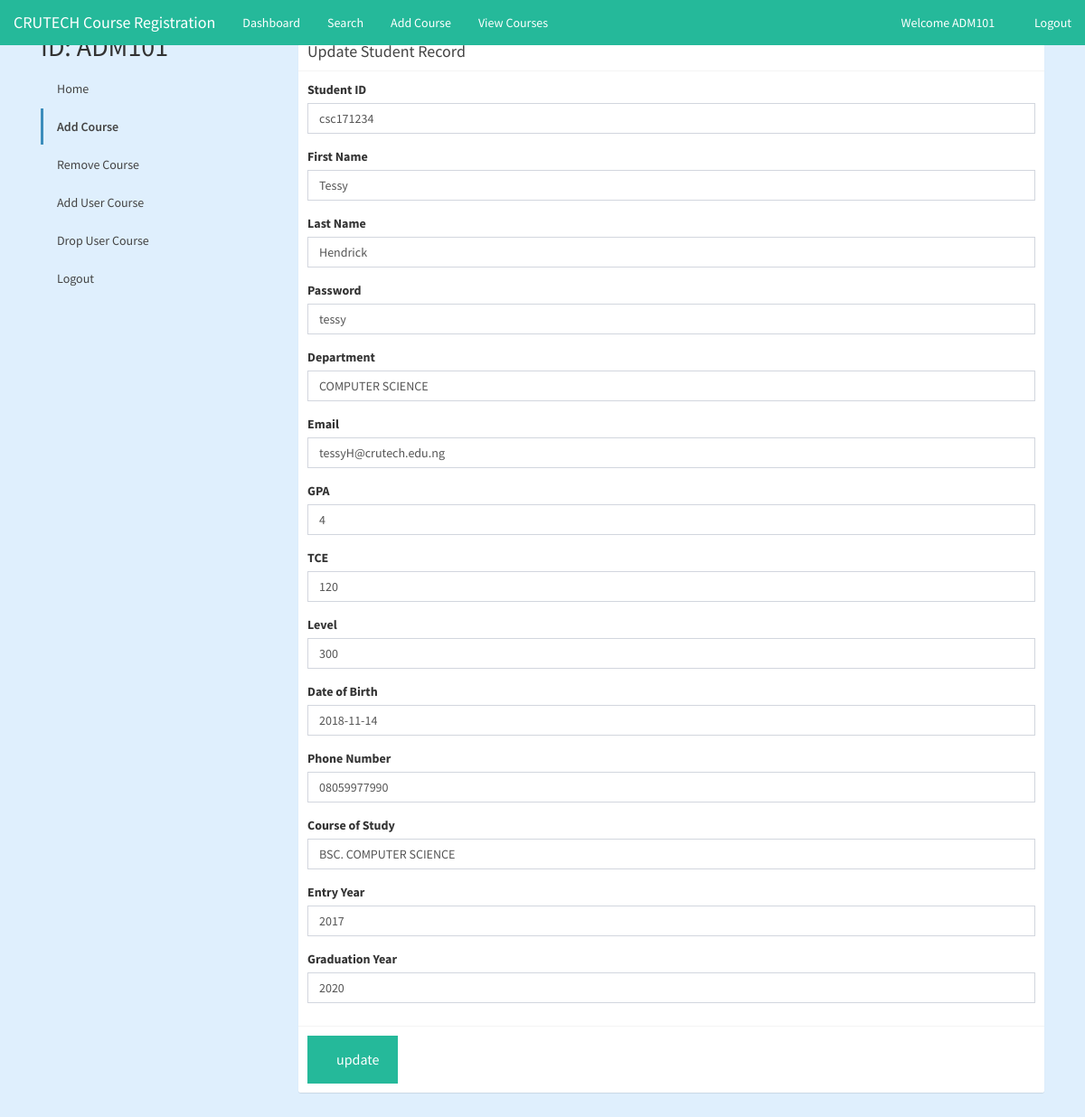
The page /admin/UpdateStudentDetails.php?sid=csc171234 (signed in) on the database its author committed.
### tables this page shows
CREATE TABLE IF NOT EXISTS `tbl_students` (
  `sid` varchar(45) NOT NULL,
  `first_name` varchar(45) NOT NULL,
  `last_name` varchar(45) NOT NULL,
  `password` varchar(45) NOT NULL,
  `department` varchar(45) NOT NULL,
  `email` varchar(45) NOT NULL,
  `gpa` varchar(45) NOT NULL,
  `tce` int(3) NOT NULL,
  `level` int(3) NOT NULL,
  `dob` date NOT NULL,
  `phone` varchar(15) NOT NULL,
  `courseofstudy` varchar(100) NOT NULL,
  `entryyr` int(4) NOT NULL,
  `gradyr` int(4) NOT NULL,
  `profileimg` varchar(45) NOT NULL DEFAULT 'avatar.png',
  `lastlogin` timestamp NOT NULL DEFAULT CURRENT_TIMESTAMP,
  PRIMARY KEY (`sid`)
);

### admin/UpdateStudentDetails.php (the view, shortened to what this page needs)
<?php
include 'scripts/database-connection.php';
$sid = $_GET['sid'];
$result = mysqli_query($dbcon,"SELECT * FROM tbl_students WHERE sid ='$sid'");
if (mysqli_num_rows($result) > 0) {
	while ($row = mysqli_fetch_assoc($result))
	{
		$fname = $row['first_name'];
        $lname =  $row['last_name'];
        $password =  $row['password'];
        $department =  $row['department'];
        $email =  $row['email'];
        $gpa =  $row['gpa'];
        $tce =  $row['tce'];
        $level =  $row['level'];
        $dob =  $row['dob'];
        $phone =  $row['phone'];
        $cos =  $row['courseofstudy'];
        $entryyr = $row['entryyr'];
        $gradyr =  $row['gradyr'];
?>
<!DOCTYPE html>
<html lang="en">
<head>
    <link rel="stylesheet" href="css/bootstrap.min.css">
    <link rel="stylesheet" href="css/admin-style.css">
    <link rel="stylesheet" href="css/adminLTE.css">
</head>
    <body id="#home">
        <nav class="navbar navbar-fixed-top">
			<div class="container-fluid">
				<div class="navbar-header">
					<a href="../index.php" class="navbar-brand"> CRUTECH Course Registration</a>
				</div>
				<div class="collapse navbar-collapse" id="navbar">
                    <ul class="nav navbar-nav">
						<li><a href="admin-start.php">Dashboard</a></li>
						<li><a href="#">Search</a></li>
						<li><a href="#">Add Course</a></li>
						<li><a href="#">View Courses</a></li>
					</ul>
					<ul class="nav navbar-nav navbar-right">
                        <li><a href=""> Welcome <?php echo $_SESSION["id"]; ?></a></li>
						<li><?php echo "<a href='scripts/logout-admin.php'><span class='glyphicon glyphicon-log-out'></span> Logout</a>"; ?></li>
					</ul>
				</div>
			</div>
		</nav>
        <div class="container-fluid">
        <div class="row content">
    <div class="col-sm-3 sidenav">
      <h2>ID: <?php echo $_SESSION["id"]; ?></h2>
      <ul class="nav nav-pills nav-stacked">
	   <li><a href="welcomeAdmin.html">Home</a></li>
        <li class="active"><a href="AddCourses.html">Add Course</a></li>
		<li><a href="DeleteCourses.html">Remove Course</a></li>
		<li><a href="addUserCourse.html">Add User Course</a></li>
		<li><a href="dropUserCourse.html">Drop User Course</a></li>
		<li><a href="logout.php">Logout</a></li>
      </ul><br>
    </div>
    <div class="col-sm-9">
<div class="box box-primary">
<br>
            <div class="box-header with-border">
              <h3 class="box-title">Update Student Record</h3>
            </div>
            <form id="addCourses">
              <div class="box-body">
                <div class="form-group">
                  <label for="course_id">Student ID</label>
                  <input type="text" class="form-control" id="id" name="sid" value="<?php echo $sid; ?>" required>
                </div>
                <div class="form-group">
                  <label for="coursetitle">First Name</label>
                  <input type="text" class="form-control" id="fname" name="first_name" value="<?php echo $fname; ?>">
                </div>
                <div class="form-group">
                  <label for="courseunit">Last Name</label>
                  <input type="text" class="form-control" id="lname" name="last_name" value="<?php echo $lname; ?>">
                </div>
                <div class="form-group">
                  <label for="classlevel">Password</label>
                  <input type="text" class="form-control" id="password" name="password"  value="<?php echo $password; ?>">
                </div>
                <div class="form-group">
                  <label for="department">Department</label>
                  <input type="text" class="form-control" id="department" name="department" value="<?php echo $department; ?>">
                </div>
                <div class="form-group">
                  <label for="courselecturer">Email</label>
                  <input type="text" class="form-control" id="email" name="email" value="<?php echo $email; ?>">
                </div>
                <div class="form-group">
                  <label for="coursesemester">GPA</label>
                  <input type="text" class="form-control" id="gpa" name="gpa" value="<?php echo $gpa; ?>">
                </div>
                <div class="form-group">
                  <label for="descr">TCE</label>
                  <input type="text" class="form-control" id="tce" name="tce" value="<?php echo $tce; ?>">
                </div>
                <div class="form-group">
                  <label for="descr">Level</label>
                  <input type="text" class="form-control" id="level" name="level" value="<?php echo $level; ?>">
                </div>
                <div class="form-group">
                  <label for="descr">Date of Birth</label>
                  <input type="text" class="form-control" id="dob" name="dob" value="<?php echo $dob; ?>">
                </div>
                <div class="form-group">
                  <label for="descr">Phone Number</label>
                  <input type="text" class="form-control" id="phone" name="phone" value="<?php echo $phone; ?>">
                </div>
                <div class="form-group">
                  <label for="descr">Course of Study</label>
                  <input type="text" class="form-control" id="cos" name="courseofstudy" value="<?php echo $cos; ?>">
                </div>
                <div class="form-group">
                  <label for="descr">Entry Year</label>
                  <input type="text" class="form-control" id="entryyr" name="entryyr" value="<?php echo $entryyr; ?>">
                </div>
                <div class="form-group">
                  <label for="descr">Graduation Year</label>
                  <input type="text" class="form-control" id="gradyr" name="gradyr" value="<?php echo $gradyr; ?>">
                </div>
              </div>
              <div class="box-footer">
              <input id="buttons" type="button" class="button" style="width: 100px;" name="update" value="update">
              </div>
            </form>
          </div>
          </div>
          </div>
          </div>
<?php
	}
} else {
	echo "No data found";
}?>
    </body>
</html>

### admin/css/admin-style.css (style rules this page uses)
body { font-family: 'Nunito', sans-serif; background-color: rgba(223, 239, 253, 0.993); }
.navbar { background-color: #25B99A; margin-bottom: 0; border: 0; border-radius: 0; overflow: hidden; }
.navbar li a, .navbar-brand { color: #FFFFFF !important; }
.navbar { border-color: #FFFFFF; }
.button { background-color: #25B99A; border: none; color: #FFFFFF; padding: 15px 32px; text-align: center; display: inline-block; font-size: 16px; }

### rows shown on the page
tbl_students: first_name "Tessy", last_name "Hendrick", password "tessy", department "COMPUTER SCIENCE", email "tessyH@crutech.edu.ng", gpa "4", tce "120", level "300", dob "2018-11-14", phone "08059977990", courseofstudy "BSC. COMPUTER SCIENCE", entryyr "2017", gradyr "2020"
